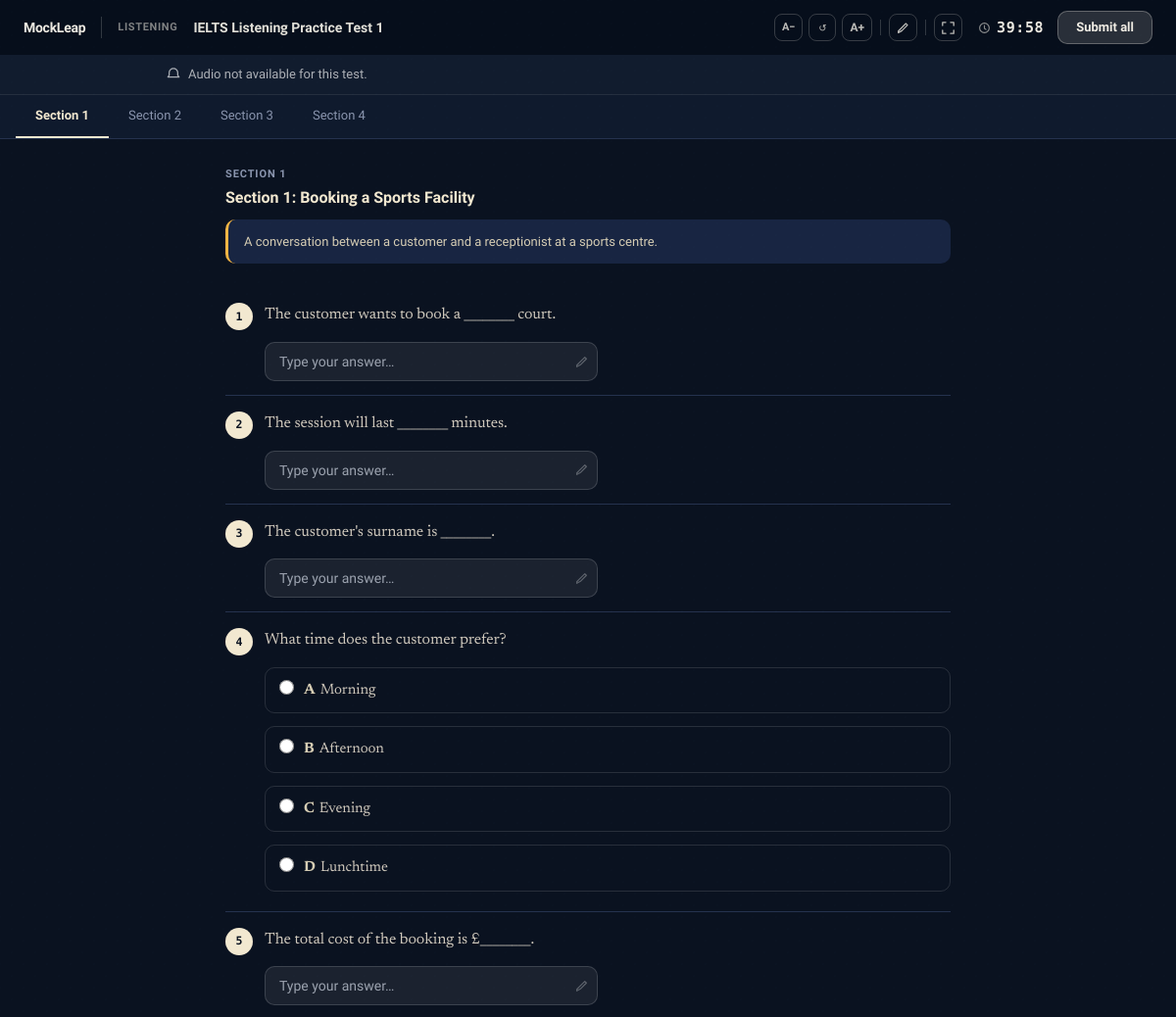
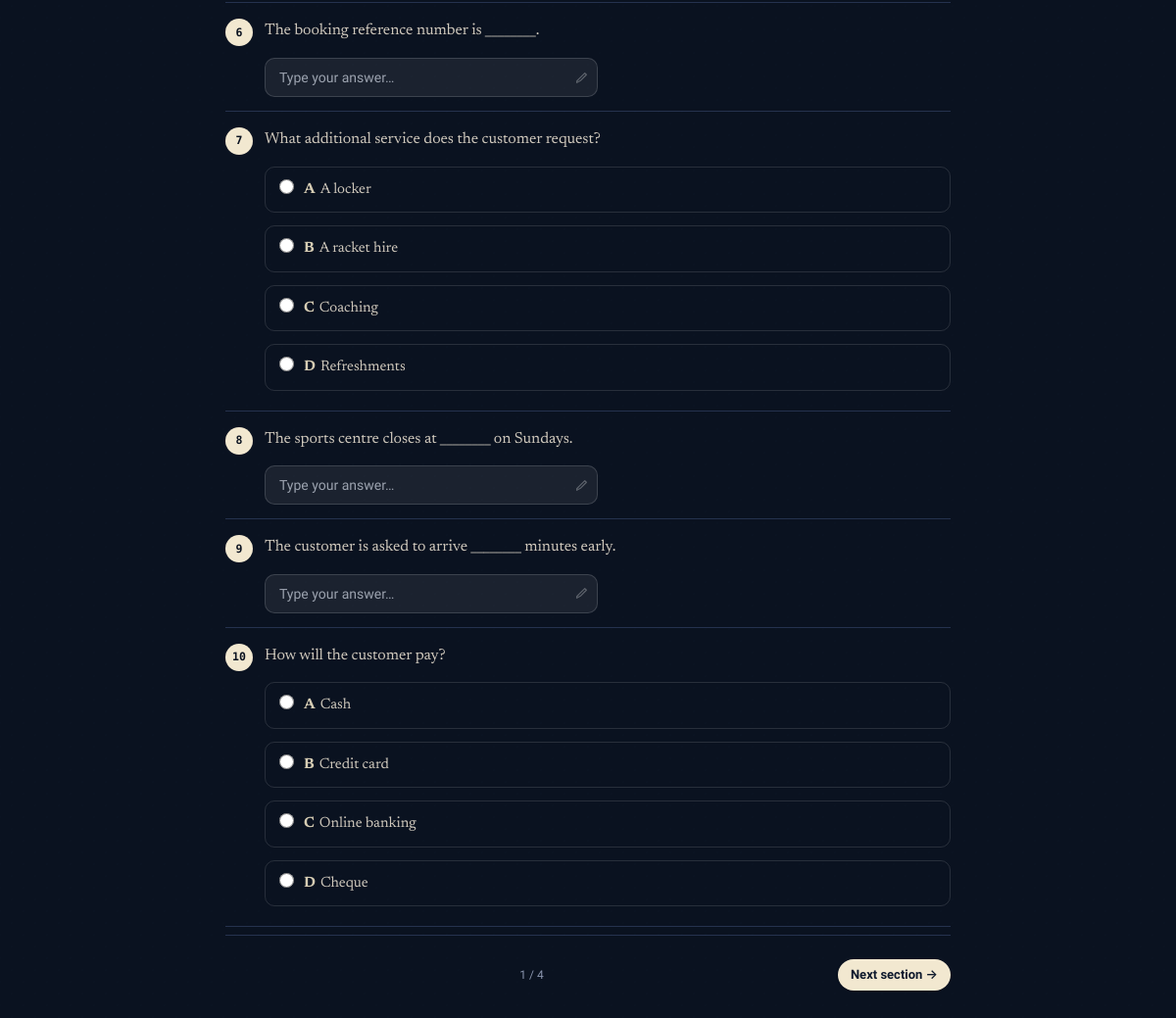
The app's page /listening/1/exam/ (signed in) with its own data (2 pictures, top to bottom).
### apps/listening/models.py (models this page shows, shortened)
class ListeningTest(models.Model):
    title = models.CharField(max_length=200)
    duration_minutes = models.PositiveIntegerField(default=40)
    audio_file = models.FileField(upload_to='listening/audio/', null=True, blank=True)
    is_published = models.BooleanField(default=False)
    created_at = models.DateTimeField(auto_now_add=True)

class ListeningSection(models.Model):
    test = models.ForeignKey(ListeningTest, on_delete=models.CASCADE, related_name='sections')
    order = models.PositiveSmallIntegerField(default=1)
    title = models.CharField(max_length=200)
    transcript = models.TextField(blank=True)
    description = models.TextField(blank=True)
    audio_file = models.FileField(upload_to='listening/sections/', null=True, blank=True)
    class Meta:
        ordering = ['order']

class ListeningQuestion(models.Model):
    TYPE_FILL  = 'fill'
    TYPE_MCQ   = 'mcq'
    TYPE_TABLE = 'table'
    TYPE_NOTE  = 'note'
    TYPE_MATCH = 'match'
    TYPE_CHOICES = [
        (TYPE_FILL,  'Form / Sentence Completion'),
        (TYPE_TABLE, 'Table Completion'),
        (TYPE_NOTE,  'Note Completion'),
        (TYPE_MCQ,   'Multiple Choice'),
        (TYPE_MATCH, 'Matching'),
    ]
    section = models.ForeignKey(ListeningSection, on_delete=models.CASCADE, related_name='questions')
    number = models.PositiveSmallIntegerField()
    text = models.TextField()
    question_type = models.CharField(max_length=20, choices=TYPE_CHOICES, default=TYPE_FILL)
    option_a = models.CharField(max_length=300, blank=True)
    option_b = models.CharField(max_length=300, blank=True)
    option_c = models.CharField(max_length=300, blank=True)
    option_d = models.CharField(max_length=300, blank=True)
    correct_answer = models.CharField(max_length=200)
    class Meta:
        ordering = ['number']
    @property
    def choices(self):
        result = []
        for letter, text in [('A', self.option_a), ('B', self.option_b), ('C', self.option_c), ('D', self.option_d)]:
            if text:
                result.append((letter, text))
        return result

### apps/listening/views.py (the view)
# urls.py: path('<int:pk>/exam/', views.take_test, name='exam'),
@login_required
def take_test(request, pk):
    test = get_object_or_404(ListeningTest, pk=pk, is_published=True)
    attempt, _ = ListeningAttempt.objects.get_or_create(
        user=request.user, test=test,
        status=ListeningAttempt.STATUS_IN_PROGRESS,
        defaults={'answers': {}}
    )
    return render(request, 'listening/exam.html', {'test': test, 'attempt': attempt})

### templates/listening/exam.html (shortened to what this page needs)
{% extends "base/base.html" %}
{% load static ml_extras %}
{% block body %}
<div class="flex flex-col" style="height:100dvh;background:var(--bg);">
  <div id="exam-topbar-glass">
    <a href="/" style="text-decoration:none;flex-shrink:0;">
      <span style="font-size:14px;font-weight:700;letter-spacing:-.02em;color:rgba(250,246,236,.95);">MockLeap</span>
    </a>
    <span class="exam-module">Listening</span>
    <div class="exam-title">{{ test.title }}</div>
    <div style="display:flex;align-items:center;gap:6px;flex-shrink:0;">
      <button class="tb-btn" onclick="lsChangeFontSize(-1)" title="Decrease font size" style="font-size:11px;font-weight:700;">A−</button>
      <button class="tb-btn" onclick="lsChangeFontSize(0)"  title="Reset font size"    style="font-size:10px;">↺</button>
      <button class="tb-btn" onclick="lsChangeFontSize(1)"  title="Increase font size" style="font-size:12px;font-weight:700;">A+</button>
      <div style="position:relative;display:flex;align-items:center;gap:3px;">
        <button class="tb-btn" id="hl-toggle-btn-ls" onclick="toggleHlModeLS()" title="Highlight mode">
          <svg width="13" height="13" viewBox="0 0 16 16" fill="none">
            <path d="M2 12l2.5-2.5 7-7 2 2-7 7L2 14v-2z" stroke="currentColor" stroke-width="1.5" stroke-linejoin="round"/>
          </svg>
        </button>
      </div>
      <button class="tb-btn" id="fs-toggle-btn-ls" onclick="toggleFullscreenLS()" title="Full screen">
        <svg id="fs-ico-expand-ls" width="13" height="13" viewBox="0 0 16 16" fill="none">
          <path d="M1 1h4M1 1v4M15 1h-4M15 1v4M1 15h4M1 15v-4M15 15h-4M15 15v-4" stroke="currentColor" stroke-width="1.6" stroke-linecap="round"/>
        </svg>
      </button>
    </div>
    <div style="display:flex;align-items:center;gap:14px;flex-shrink:0;">
      <div style="display:flex;align-items:center;gap:6px;">
        <svg width="13" height="13" viewBox="0 0 16 16" fill="none" style="color:rgba(250,246,236,.55);">
          <circle cx="8" cy="8" r="6" stroke="currentColor" stroke-width="1.4"/>
          <path d="M8 5v3.5l2 1.5" stroke="currentColor" stroke-width="1.4" stroke-linecap="round"/>
        </svg>
        <span id="timer">--:--</span>
      </div>
      <button type="submit" form="exam-form" class="exam-submit">Submit all</button>
    </div>
  </div>
  <div id="audio-bar"
       style="flex-shrink:0;background:var(--bg-2);border-bottom:1px solid var(--border);padding:10px 24px;">
    {% if test.audio_file %}
    <audio id="main-audio" src="{{ test.audio_file.url }}" preload="metadata"></audio>
    <div style="max-width:860px;margin:0 auto;display:flex;align-items:center;gap:12px;">
      <button id="play-btn" type="button"
              style="width:36px;height:36px;border-radius:50%;border:none;cursor:pointer;flex-shrink:0;
                     background:var(--rose);display:flex;align-items:center;justify-content:center;
                     box-shadow:0 2px 8px rgba(192,62,92,.3);transition:opacity .15s,transform .1s,background .2s;">
        <svg id="ico-play" width="13" height="13" viewBox="0 0 16 16" fill="white">
          <path d="M5 3.5l9 4.5-9 4.5V3.5z"/>
        </svg>
        <span id="ico-bars" class="ml-waveform" style="display:none;">
          <span></span><span></span><span></span><span></span><span></span>
        </span>
        <svg id="ico-done" width="13" height="13" viewBox="0 0 16 16" fill="none" style="display:none;">
          <path d="M3 8l3.5 3.5L13 5" stroke="white" stroke-width="2" stroke-linecap="round" stroke-linejoin="round"/>
        </svg>
      </button>
      <div style="flex-shrink:0;min-width:56px;">
        <div id="st-idle" style="font-size:12px;font-weight:600;color:var(--muted);">Ready</div>
        <div id="st-live" style="display:none;font-size:12px;font-weight:600;color:var(--rose);">Playing</div>
        <div id="st-done" style="display:none;font-size:12px;font-weight:600;color:var(--ok);">Finished</div>
      </div>
      <div style="width:1px;height:18px;background:var(--border);flex-shrink:0;"></div>
      <span id="cur-time"
            style="font-family:'Geist Mono',monospace;font-size:12px;color:var(--muted);
                   flex-shrink:0;min-width:34px;">0:00</span>
      <div style="flex:1;height:4px;border-radius:2px;background:var(--border-2);overflow:hidden;">
        <div id="progress-fill"
             style="height:100%;border-radius:2px;background:var(--rose);width:0%;
                    transition:width .2s linear;"></div>
      </div>
      <span id="dur-time"
            style="font-family:'Geist Mono',monospace;font-size:12px;color:var(--faint);
                   flex-shrink:0;min-width:34px;text-align:right;">--:--</span>
      <div style="width:1px;height:18px;background:var(--border);flex-shrink:0;"></div>
      <div style="display:flex;align-items:center;gap:7px;flex-shrink:0;">
        <svg id="vol-icon" width="14" height="14" viewBox="0 0 16 16" fill="none"
             style="color:var(--muted);flex-shrink:0;transition:opacity .15s;">
          <path d="M2 5.5h2.5L8 2.5v11L4.5 10.5H2v-5z" fill="currentColor"/>
          <path d="M10.5 4.5a4 4 0 010 7" stroke="currentColor" stroke-width="1.3" stroke-linecap="round"/>
        </svg>
        <input type="range" id="vol-slider" min="0" max="1" step="0.05" value="1"
               oninput="mlSetVolume(this.value)"
               style="width:68px;accent-color:var(--rose);cursor:pointer;">
      </div>
      <div style="padding:3px 9px;border-radius:999px;border:1px solid var(--border);
                  font-size:11px;font-weight:500;color:var(--muted);white-space:nowrap;flex-shrink:0;">
        Plays once
      </div>
    </div>
    {% else %}
    <div style="max-width:860px;margin:0 auto;display:flex;align-items:center;gap:8px;">
      <svg width="14" height="14" viewBox="0 0 16 16" fill="none" style="color:var(--muted);">
        <path d="M8 1a5 5 0 00-5 5v3l-1.5 2h13L13 9V6a5 5 0 00-5-5z"
              stroke="currentColor" stroke-width="1.4" stroke-linejoin="round"/>
      </svg>
      <span style="font-size:13px;color:var(--muted);">Audio not available for this test.</span>
    </div>
    {% endif %}
  </div>
  <div style="display:flex;align-items:center;border-bottom:1px solid var(--border);
              background:var(--bg-2);padding:0 16px;gap:0;overflow-x:auto;flex-shrink:0;">
    {% for section in test.sections.all %}
    <button type="button" id="tab-{{ forloop.counter0 }}"
            onclick="mlSwitchSection({{ forloop.counter0 }})"
            class="ptab {% if forloop.first %}active{% endif %}">
      Section {{ section.order }}
    </button>
    {% endfor %}
  </div>
  <form id="exam-form" method="post" action="{% url 'listening:submit' attempt.pk %}"
        style="flex:1;overflow-y:auto;">
    {% for section in test.sections.all %}
    <div id="section-{{ forloop.counter0 }}" class="exam-section"
         style="{% if not forloop.first %}display:none;{% endif %}padding:28px 32px 56px;">
      <div style="max-width:740px;margin:0 auto;">
        <div style="margin-bottom:24px;">
          <div style="font-size:11px;font-weight:600;letter-spacing:.08em;text-transform:uppercase;
                      color:var(--muted);margin-bottom:4px;">Section {{ section.order }}</div>
          <div style="font-size:16px;font-weight:700;color:var(--ink);margin-bottom:{% if section.description %}10px{% else %}0{% endif %};">
            {{ section.title }}
          </div>
          {% if section.description %}
          <div style="font-size:13px;color:var(--ink-2);line-height:1.65;
                      padding:12px 16px;border-radius:10px;background:var(--surface-2);
                      border-left:3px solid var(--accent);">
            {{ section.description }}
          </div>
          {% endif %}
        </div>
        {% for question in section.questions.all %}
        <div style="display:flex;gap:12px;padding:14px 0;
                    border-bottom:1px solid var(--border);align-items:flex-start;">
          <span class="q-num">{{ question.number }}</span>
          <div style="flex:1;min-width:0;">
            <p class="q-text" data-qhl="ls-{{ question.pk }}">{{ question.text }}</p>
            {% if question.question_type == 'mcq' %}
            <div style="display:flex;flex-direction:column;gap:7px;">
              {% for letter, opt_text in question.choices %}
              <label class="q-label">
                <input type="radio" name="q{{ question.pk }}" value="{{ letter }}">
                <span>
                  <b style="font-weight:700;margin-right:5px;color:var(--ink-2);">{{ letter }}</b>{{ opt_text }}
                </span>
              </label>
              {% endfor %}
            </div>
            {% else %}
            <div class="q-fill-wrap">
              <input type="text" name="q{{ question.pk }}" class="ml-input"
                     style="font-size:14px;"
                     placeholder="Type your answer…"
                     autocomplete="off" autocorrect="off" spellcheck="false">
              <svg width="13" height="13" viewBox="0 0 16 16" fill="none">
                <path d="M2 12l2.5-2.5L12 2l2 2-7.5 7.5L2 14v-2z"
                      stroke="currentColor" stroke-width="1.4" stroke-linejoin="round"/>
              </svg>
            </div>
            {% endif %}
          </div>
        </div>
        {% empty %}
        <p style="font-size:13px;color:var(--muted);padding:24px 0;">No questions in this section yet.</p>
        {% endfor %}
        <div class="flex items-center justify-between pt-6 mt-2"
             style="border-top:1px solid var(--border);">
          <span style="font-size:12px;color:var(--muted);">
            {{ forloop.counter }} / {{ test.sections.all|length }}
          </span>
          {% if forloop.last %}
          <button type="submit" class="ml-btn ml-btn-primary ml-btn-sm">
            Submit exam →
          </button>
          {% else %}
          <button type="button" class="ml-btn ml-btn-primary ml-btn-sm"
                  onclick="mlSwitchSection({{ forloop.counter0|add:'1' }})">
            Next section →
          </button>
          {% endif %}
        </div>
      </div>
    </div>
    {% empty %}
    <div style="padding:64px 32px;text-align:center;color:var(--muted);font-size:14px;">
      This test has no sections yet.
    </div>
    {% endfor %}
  </form>
</div>
{% endblock %}

### records on screen
ListeningTest: title "IELTS Listening Practice Test 1", sections.all|length "4"
ListeningSection: order "1", title "Section 1: Booking a Sports Facility", description "A conversation between a customer and a receptionist at a sports centre."
ListeningSection: order "2"
ListeningSection: order "3"
ListeningSection: order "4"
ListeningQuestion: number "1", text "The customer wants to book a ________ court."
ListeningQuestion: number "2", text "The session will last ________ minutes."
ListeningQuestion: number "3", text "The customer's surname is ________."
ListeningQuestion: number "4", text "What time does the customer prefer?", choices "A" "B" "C" "D", choices "Morning" "Afternoon" "Evening" "Lunchtime"
ListeningQuestion: number "5", text "The total cost of the booking is £________."
ListeningQuestion: number "6", text "The booking reference number is ________."
ListeningQuestion: number "7", text "What additional service does the customer request?", choices "A" "B" "C" "D", choices "A locker" "A racket hire" "Coaching" "Refreshments"
ListeningQuestion: number "8", text "The sports centre closes at ________ on Sundays."
ListeningQuestion: number "9", text "The customer is asked to arrive ________ minutes early."
ListeningQuestion: number "10", text "How will the customer pay?", choices "A" "B" "C" "D", choices "Cash" "Credit card" "Online banking" "Cheque"
